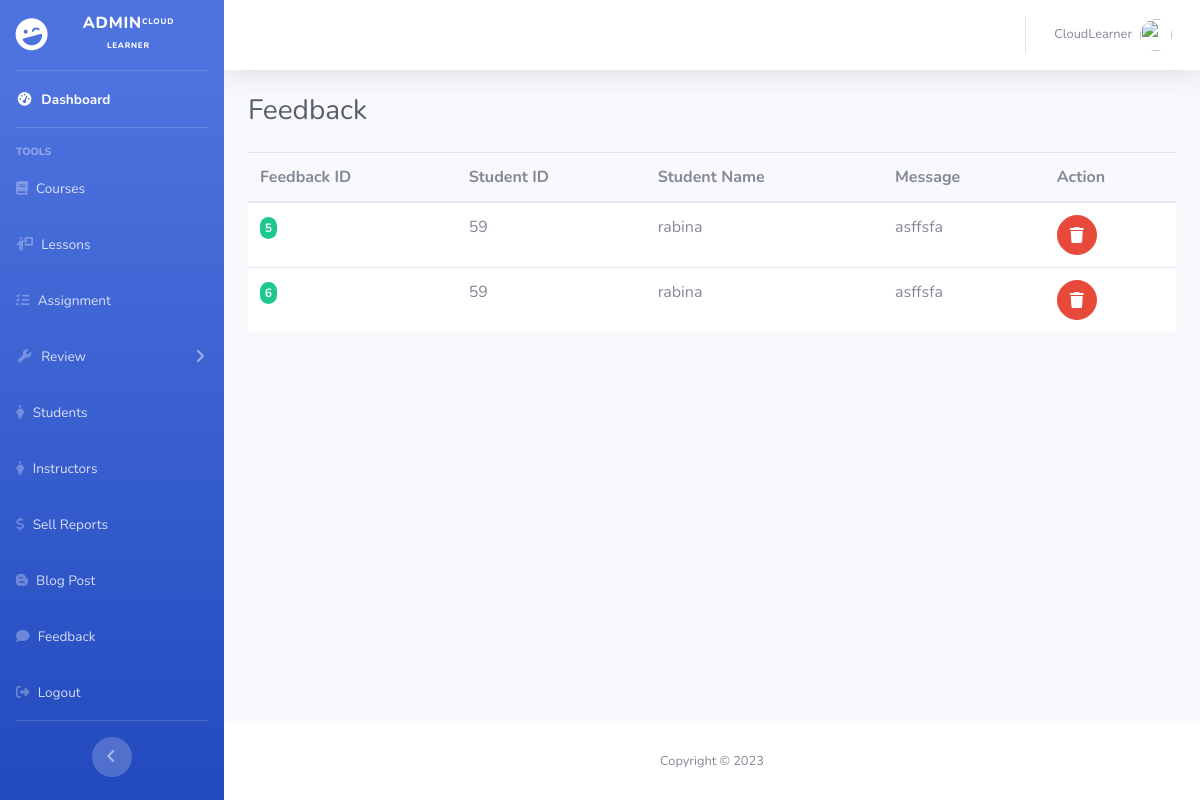
Page /Admin/pages/feedback.php (signed in) on the committed database.
### tables this page shows
CREATE TABLE `feedback` (
  `feedback_id` int(11) NOT NULL AUTO_INCREMENT,
  `stu_id` int(11) NOT NULL,
  `message` text NOT NULL,
  `stu_name` varchar(255) NOT NULL,
  PRIMARY KEY (`feedback_id`)
);

### Admin/pages/feedback.php (the view, shortened to what this page needs)
<!DOCTYPE html>
<html lang="en">
<head>
    <link rel="stylesheet" href="https://cdnjs.cloudflare.com/ajax/libs/font-awesome/6.4.0/css/all.min.css" />
    <link href="../../css/admin/admin-dash.min.css" rel="stylesheet">
</head>
<body id="page-top">
    <div id="wrapper">
        <?php
        include('../elements/sidebar.php')
            ?>
        <div id="content-wrapper" class="d-flex flex-column">
            <div id="content">
                <?php
                include('../elements/topnavbar.php')
                    ?>
                <div class="container-fluid">
                    <div class="d-sm-flex align-items-center justify-content-between mb-4">
                        <h1 class="h3 mb-0 text-gray-800">Feedback</h1>
                    </div>
                    <?php
                    $sql = "SELECT * FROM feedback";
                    $result = $conn->query($sql);
                    if ($result->num_rows > 0) {
                        echo '<table class="table align-middle mb-0 bg-white">
                            <thead class="bg-light">
                                <tr>
                                    <th>Feedback ID</th>
                                    <th>Student ID</th>
                                    <th>Student Name</th>
                                    <th>Message</th>
                                    <th>Action</th>
                                </tr>
                            </thead>
                            <tbody>';
                        while ($row = $result->fetch_assoc()) {
                            echo '<tr>
                                <td>
                                    <span class="badge badge-success rounded-pill d-inline">' . $row["feedback_id"] . '</span>
                                </td>
                                <td>
                                    <div class="d-flex align-items-center">
                                        <div class="ms-3">
                                            <p class="fw-bold mb-1">' . $row["stu_id"] . '</p>
                                        </div>
                                    </div>
                                </td>
                                <td>
                                    <p class="fw-normal mb-1">' . $row["stu_name"] . '</p>
                                </td>
                                <td>
                                <div class="d-flex align-items-center">
                                <div class="ms-3">
                                    <p class="fw-bold mb-1">' . $row["message"] . '</p>
                                </div>
                            </div>
                                </td>
                                <td>
                                <form action="" method="POST" class="d-inline">
                                        <input type="hidden" name="id" value="' . $row["feedback_id"] . '">
                                        <button type="submit" name="delete" value="Delete" class="btn btn-danger btn-circle">
                                            <i class="fas fa-trash"></i>
                                        </button>
                                    </form>
                                </td>
                            </tr>';
                        }
                        echo '</tbody>
                        </table>';
                    } else {
                        echo "0 results";
                    }
                    ?>
                </div>
            </div>
            <?php
            include('../elements/footer.php')
                ?>
        </div>
    </div>
</body>
</html>

### rows in the picture
feedback: feedback_id "5", stu "59", stu_name "rabina", message "asffsfa"
feedback: feedback_id "6", stu "59", stu_name "rabina", message "asffsfa"

### other values in the picture
$admin_name "CloudLearner"
